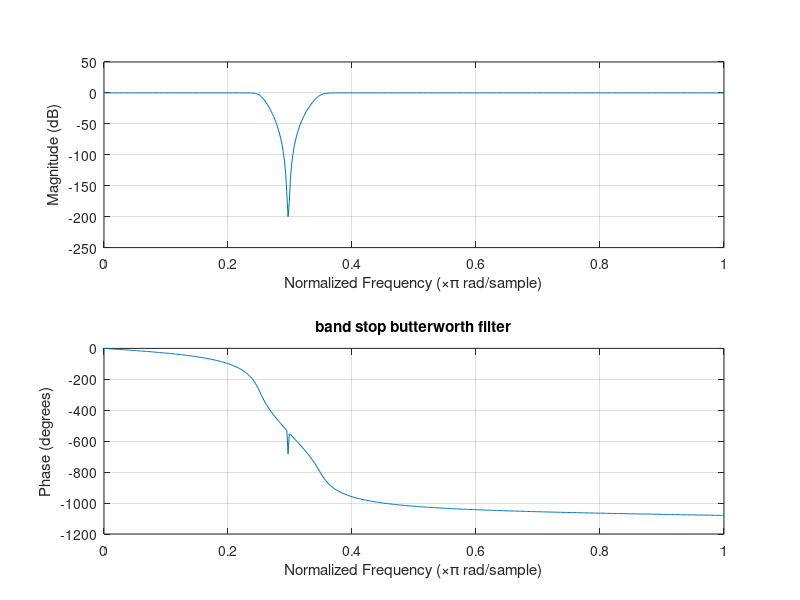

Reproduce this figure in MATLAB.
clc;
close all;
clear;
fs=0:500;
wp=2*pi.*150/1000;
ws=2*pi.*100/1000;
Ap=15;
As=1;
N=6;
k=0:N-1;
wc=(wp+ws)/2;
[N,wc]:buttord(wp,ws,Ap,As);
[b,a]=butter(N,[0.25,0.35],'stop');
 
#band stop filter
freqz(b,a);
title("band stop butterworth filter")




